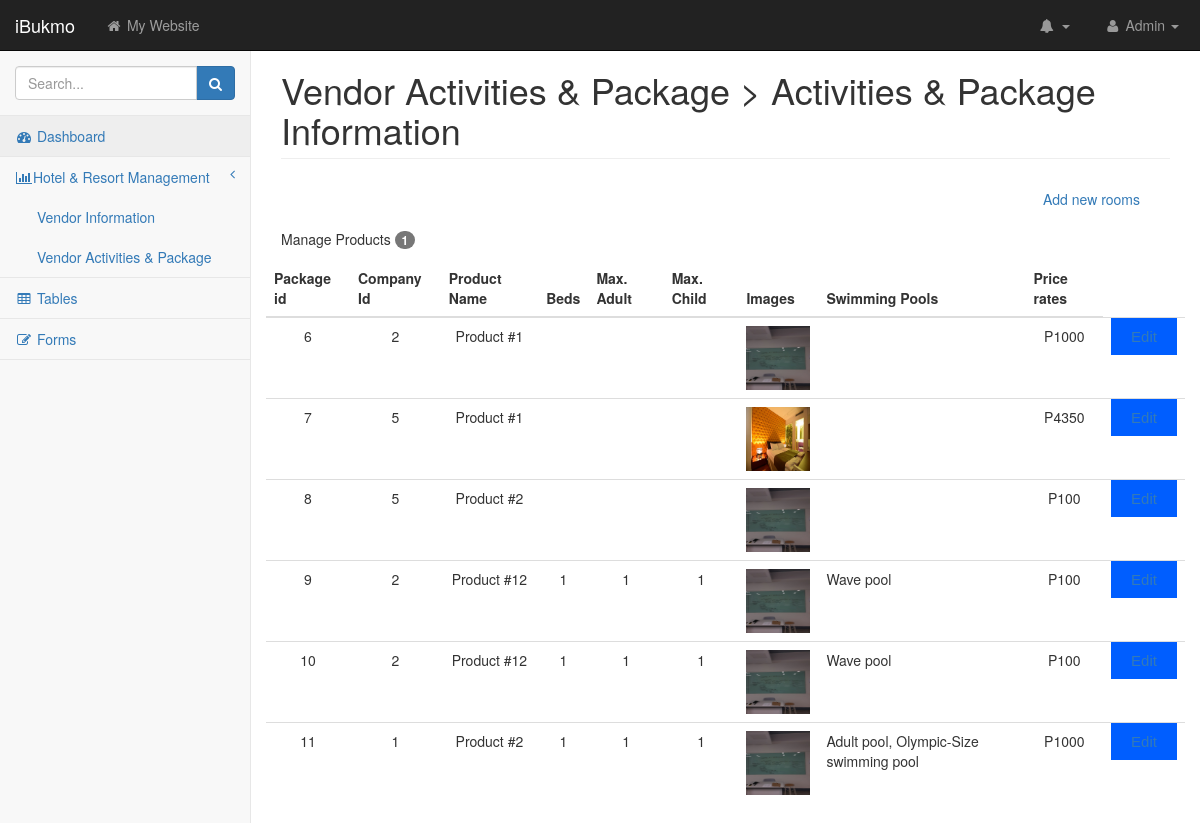
Page /admin/pages/index.php on the committed database.
### tables this page shows
CREATE TABLE `rooms` (
  `room_id` int(11) NOT NULL,
  `hotel_id` int(11) NOT NULL,
  `room_name` varchar(255) NOT NULL,
  `description` varchar(2000) NOT NULL,
  `adult` varchar(255) NOT NULL,
  `child` varchar(255) NOT NULL,
  `price` double NOT NULL,
  `roomamenities` varchar(2000) NOT NULL,
  `beds` varchar(255) NOT NULL,
  `pools` varchar(255) NOT NULL,
  `room_img` varchar(255) NOT NULL
);

### admin/pages/addproduct.php (the view, shortened to what this page needs)
<!DOCTYPE html>
<html lang="en">
    <head>
        <link href="../css/bootstrap.min.css" rel="stylesheet">
        <link href="../css/metisMenu.min.css" rel="stylesheet">
        <link href="../css/timeline.css" rel="stylesheet">
        <link href="../css/startmin.css" rel="stylesheet">
        <link href="../css/morris.css" rel="stylesheet">
        <link href="../css/font-awesome.min.css" rel="stylesheet" type="text/css">
    </head>
    <body>
         <div id="wrapper">
            <nav class="navbar navbar-inverse navbar-fixed-top" role="navigation">
                <div class="navbar-header">
                    <a class="navbar-brand" href="index.html">iBukmo</a>
                </div>
                <ul class="nav navbar-nav navbar-left navbar-top-links">
                    <li><a href="#"><i class="fa fa-home fa-fw"></i> My Website</a></li>
                </ul>
                <ul class="nav navbar-right navbar-top-links">
                    <li class="dropdown navbar-inverse">
                        <a class="dropdown-toggle" data-toggle="dropdown" href="#">
                            <i class="fa fa-bell fa-fw"></i> <b class="caret"></b>
                        </a>
                    </li>
                    <li class="dropdown">
                        <a class="dropdown-toggle" data-toggle="dropdown" href="#">
                            <i class="fa fa-user fa-fw"></i> Admin <b class="caret"></b>
                        </a>
                    </li>
                </ul>
                <div class="navbar-default sidebar" role="navigation">
                    <div class="sidebar-nav navbar-collapse">
                        <ul class="nav" id="side-menu">
                            <li class="sidebar-search">
                                <div class="input-group custom-search-form">
                                    <input type="text" class="form-control" placeholder="Search...">
                                    <span class="input-group-btn">
                                        <button class="btn btn-primary" type="button">
                                            <i class="fa fa-search"></i>
                                        </button>
                                </span>
                                </div>
                            </li>
                            <li>
                                <a href="index.html" class="active"><i class="fa fa-dashboard fa-fw"></i> Dashboard</a>
                            </li>
                            <li>
                                <a href="#"><i class="fa fa-bar-chart-o fa-fw"></i>Hotel & Resort Management<span class="fa arrow"></span></a>
                                <ul class="nav nav-second-level">
                                    <li>
                                        <a href="hotelresort.php">Vendor Information</a>
                                    </li>
                                    <li>
                                        <a href="addproduct.php">Vendor Activities & Package</a>
                                    </li>
                                </ul>
                            </li>
                            <li>
                                <a href="tables.html"><i class="fa fa-table fa-fw"></i> Tables</a>
                            </li>
                            <li>
                                <a href="forms.html"><i class="fa fa-edit fa-fw"></i> Forms</a>
                            </li>
                    </div>
                </div>
            </nav>
            <div id="page-wrapper">
                <div class="row">
                    <div class="col-lg-12">
                        <h1 class="page-header">Vendor Activities & Package > Activities & Package Information</h1>
                    </div>
                </div>
                <div class="page-bar toolbarBox">
<div class="btn-toolbar">
<ul id="toolbar-nav" class="nav nav-pills pull-right collapse navbar-collapse">
<li>
<a id="page-header-desc-htl_branch_info-new" class="toolbar_btn  pointer" href="addproduct2.php">
<div>Add new rooms</div>
</a>
</li>
</ul>
</div>
</div>
                <div class="row">
<div class="panel-heading">
Manage Products <span class="badge">1</span>
</div>
<div class="table-responsive-row clearfix">
<table class="table htl_branch_info">
  <thead class="thead-dark">
    <tr>
      <th scope="col">Package id</th>
      <th scope="col">Company Id</th>
      <th scope="col">Product Name</th>
      <th scope="col">Beds</th>
      <th scope="col">Max. Adult</th>
      <th scope="col">Max. Child</th>
      <th scope="col">Images</th>
      <th scope="col">Swimming Pools</th>
      <th scope="col">Price rates</th>
    </tr>
  </thead>
  <tbody>
    <?php
include("connect.php");
$view_query = mysqli_query($connect, "SELECT * FROM rooms");
while ($row = mysqli_fetch_assoc($view_query)){
$db_rid = $row["room_id"];
$db_hid = $row["hotel_id"];
$db_beds = $row["beds"];
$db_adult = $row["adult"];
$db_child = $row["child"];
$db_img = $row["room_img"];
$db_product = $row["room_name"];
$db_pools = $row["pools"];
$db_price = $row["price"];
$db_product_name = ucfirst($db_product);
echo "<tr>
    <td><center>$db_rid</td>
    <td><center>$db_hid</td>
    <td><center>$db_product_name</td>
    <td><center>$db_beds</td>
    <td><center>$db_adult</td>
    <td><center>$db_child</td>
    <td><img src='$db_img' style='width:64px;height:64px'></td>
    <td>$db_pools</td>
    <td><center>P$db_price</td>
    <td>
    <center>
    <a href='updateproduct.php?id=$db_rid' class= 'btn-update'>Edit</a>
    </center>
    </td>
    </tr>";
}
?>
  </tbody>
</table>
    </body>
</html>

### admin/css/startmin.css (style rules this page uses)
body { background-color: #f8f8f8; }
#wrapper { width: 100%; }
#page-wrapper { padding: 30px 15px 0 15px; min-height: 568px; background-color: #fff; }
@media (min-width:768px) { #page-wrapper { position: inherit; margin-left: 250px; padding: 30px 30px 0 30px; border-left: 1px solid #e7e7e7; } }
.navbar-header { float: left; }
.navbar-left { float: left; }
.navbar-right { text-align: right; }
.navbar-top-links { margin: 0; }
.navbar-top-links li { display: inline-block; }
.navbar-top-links li:last-child { margin-right: 6px; }
.navbar-top-links li a { padding: 15px; min-height: 50px; }
.navbar-top-links>li>a { color: #999; }
.sidebar .sidebar-nav.navbar-collapse { padding-right: 0; padding-left: 0; }
.sidebar .sidebar-search { padding: 15px; }
.sidebar ul li { border-bottom: 1px solid #e7e7e7; }
.sidebar ul li a.active { background-color: #eee; }
.sidebar .arrow { float: right; }
.sidebar .fa.arrow:before { content: "\f104"; }
.sidebar .nav-second-level li, .sidebar .nav-third-level li { border-bottom: 0!important; }
.sidebar .nav-second-level li a { padding-left: 37px; }
@media (min-width:768px) { .sidebar { z-index: 1; position: absolute; width: 250px; margin-top: 51px; } }
.btn-update { font-family: Arial; color:#fffff; font-size: 15px; background:#005eff; padding:10px 20px 10px 20px; text-decoration: none; }

### rows in the picture
rooms: room_id "6", hotel "2", room_name "Product #1", room_img (picture), price "1000"
rooms: room_id "7", hotel "5", room_name "Product #1", room_img (picture), price "4350"
rooms: room_id "8", hotel "5", room_name "Product #2", room_img (picture), price "100"
rooms: room_id "9", hotel "2", room_name "Product #12", beds "1", adult "1", child "1", room_img (picture), pools "Wave pool", price "100"
rooms: room_id "10", hotel "2", room_name "Product #12", beds "1", adult "1", child "1", room_img (picture), pools "Wave pool", price "100"
rooms: room_id "11", hotel "1", room_name "Product #2", beds "1", adult "1", child "1", room_img (picture), pools "Adult pool, Olympic-Size swimming pool", price "1000"
